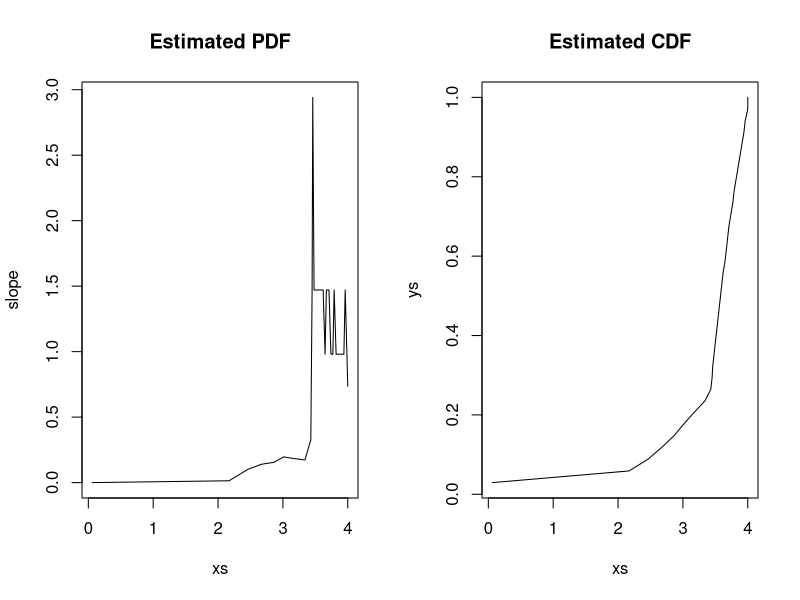
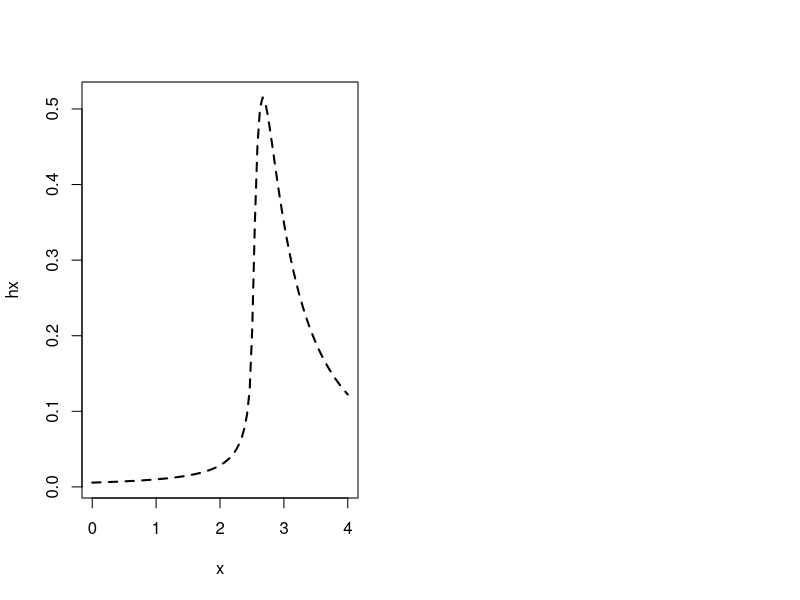

Source code (R) for these figures, in order:
library(tidyverse)

#pg 232-233
score <- c(.06,2.17,2.46,2.67,2.86,3.01,3.17,3.34,3.43,3.45, 3.46,3.48,3.5,3.52,3.54,3.56,3.58,3.6,3.62,3.65,3.67,3.69, 3.71,3.74,3.77,3.79,3.82,3.85,3.88,3.91,3.94,3.96,4.0,4.0)
summary(score)

perc.ranks <- c(0,10,20,30,40,50,60,70,75,76,77,78,79,80,81, 82,83,84,85,86,87,88,89,90,91,92,93,94,95,96,97,98,99,100)
fn <- ecdf(perc.ranks)
xs <- score
ys <- fn(perc.ranks)

slope <- rep(NA,length(xs))
for (i in 2:length(xs)) {
  slope[i] <- (ys[i]-ys[i-1])/(xs[i]-xs[i-1])
}
slope[1] <- 0
slope[length(xs)] <- slope[length(xs)-1]

par(mfrow=c(1,2))
plot(xs,slope,type="l",main="Estimated PDF")
plot(xs,ys,type="l",main="Estimated CDF")

# dev.off()

library(stabledist)
x <- seq(0,4,length=100)
hx <- dstable(x, alpha=0.5, beta=0.75, gamma=1, delta=3.2)
plot(x,hx,type="l",lty=2,lwd=2)
